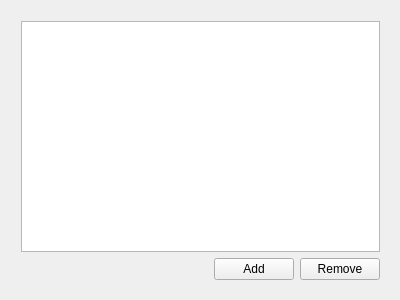
<?xml version="1.0" encoding="UTF-8"?>
<ui version="4.0">
 <class>MainWindow</class>
 <widget class="QMainWindow" name="MainWindow">
  <property name="geometry">
   <rect>
    <x>0</x>
    <y>0</y>
    <width>400</width>
    <height>300</height>
   </rect>
  </property>
  <property name="windowTitle">
   <string>MainWindow</string>
  </property>
  <widget class="QWidget" name="centralWidget">
   <widget class="QWidget" name="">
    <property name="geometry">
     <rect>
      <x>10</x>
      <y>10</y>
      <width>381</width>
      <height>281</height>
     </rect>
    </property>
    <layout class="QVBoxLayout" name="verticalLayout">
     <item>
      <widget class="QListView" name="listView"/>
     </item>
     <item>
      <layout class="QHBoxLayout" name="horizontalLayout">
       <item>
        <spacer name="horizontalSpacer">
         <property name="orientation">
          <enum>Qt::Horizontal</enum>
         </property>
         <property name="sizeHint" stdset="0">
          <size>
           <width>40</width>
           <height>20</height>
          </size>
         </property>
        </spacer>
       </item>
       <item>
        <widget class="QPushButton" name="AddBtn">
         <property name="text">
          <string>Add</string>
         </property>
        </widget>
       </item>
       <item>
        <widget class="QPushButton" name="removeBtn">
         <property name="text">
          <string>Remove</string>
         </property>
        </widget>
       </item>
      </layout>
     </item>
    </layout>
   </widget>
  </widget>
 </widget>
 <layoutdefault spacing="6" margin="11"/>
 <resources/>
 <connections/>
</ui>
